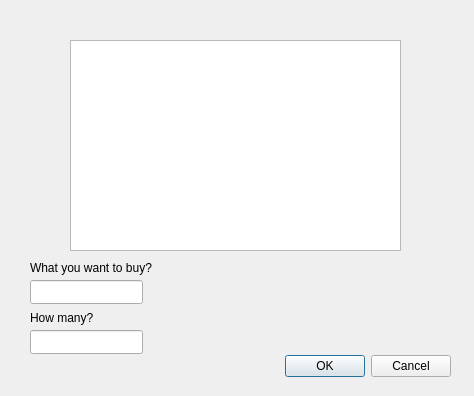
<?xml version="1.0" encoding="UTF-8"?>
<ui version="4.0">
 <class>buy</class>
 <widget class="QDialog" name="buy">
  <property name="geometry">
   <rect>
    <x>0</x>
    <y>0</y>
    <width>474</width>
    <height>396</height>
   </rect>
  </property>
  <property name="windowTitle">
   <string>Dialog</string>
  </property>
  <widget class="QDialogButtonBox" name="buttonBox">
   <property name="geometry">
    <rect>
     <x>110</x>
     <y>350</y>
     <width>341</width>
     <height>32</height>
    </rect>
   </property>
   <property name="orientation">
    <enum>Qt::Horizontal</enum>
   </property>
   <property name="standardButtons">
    <set>QDialogButtonBox::Cancel|QDialogButtonBox::Ok</set>
   </property>
  </widget>
  <widget class="QListWidget" name="listWidget">
   <property name="geometry">
    <rect>
     <x>70</x>
     <y>40</y>
     <width>331</width>
     <height>211</height>
    </rect>
   </property>
  </widget>
  <widget class="QLabel" name="label">
   <property name="geometry">
    <rect>
     <x>30</x>
     <y>260</y>
     <width>131</width>
     <height>16</height>
    </rect>
   </property>
   <property name="text">
    <string>What you want to buy?</string>
   </property>
  </widget>
  <widget class="QLineEdit" name="lineEdit">
   <property name="geometry">
    <rect>
     <x>30</x>
     <y>280</y>
     <width>113</width>
     <height>24</height>
    </rect>
   </property>
  </widget>
  <widget class="QLabel" name="label_2">
   <property name="geometry">
    <rect>
     <x>30</x>
     <y>310</y>
     <width>71</width>
     <height>16</height>
    </rect>
   </property>
   <property name="text">
    <string>How many?</string>
   </property>
  </widget>
  <widget class="QLineEdit" name="lineEdit_2">
   <property name="geometry">
    <rect>
     <x>30</x>
     <y>330</y>
     <width>113</width>
     <height>24</height>
    </rect>
   </property>
  </widget>
 </widget>
 <resources/>
 <connections>
  <connection>
   <sender>buttonBox</sender>
   <signal>accepted()</signal>
   <receiver>buy</receiver>
   <slot>accept()</slot>
   <hints>
    <hint type="sourcelabel">
     <x>248</x>
     <y>254</y>
    </hint>
    <hint type="destinationlabel">
     <x>157</x>
     <y>274</y>
    </hint>
   </hints>
  </connection>
  <connection>
   <sender>buttonBox</sender>
   <signal>rejected()</signal>
   <receiver>buy</receiver>
   <slot>reject()</slot>
   <hints>
    <hint type="sourcelabel">
     <x>316</x>
     <y>260</y>
    </hint>
    <hint type="destinationlabel">
     <x>286</x>
     <y>274</y>
    </hint>
   </hints>
  </connection>
 </connections>
</ui>
